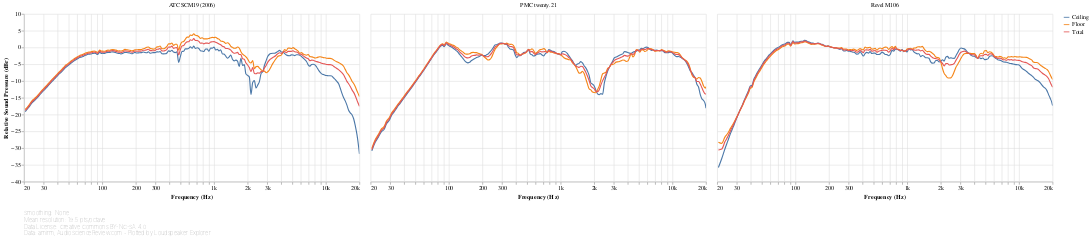

Here is the notebook cell this chart was saved with:
### Markdown cell above
[ANSI-CTA-2034-A](https://shop.cta.tech/products/standard-method-of-measurement-for-in-home-loudspeakers) section 5.2 defines the following Vertical Reflection curves as the power average of the responses at the following vertical angles:

- **Floor**: -20° to -40°
- **Ceiling**: +40° to +60°

### Code cell
#@markdown
reflection_responses_chart('Vertical')

### Figure 1 — Vega-Lite specification as saved in the notebook (floating-point values rounded to 4 significant figures; data arrays with more than 128 entries replaced by an {"elided": "..."} marker saying what was removed)
{"config": {"view": {"continuousWidth": 400, "continuousHeight": 300, "opacity": 0}}, "vconcat": [{"data": {"name": "data-6e1fbbc91072c5c9560b0af970483721"}, "facet": {"type": "nominal", "field": "speaker", "title": null}, "spec": {"layer": [{"mark": {"type": "line", "clip": true, "interpolate": "monotone"}, "encoding": {"opacity": {"condition": {"value": 1, "selection": "selector030"}, "value": 0.2}}, "selection": {"selector030": {"type": "multi", "encodings": ["color"], "bind": "legend"}, "selector032": {"type": "interval", "bind": "scales", "encodings": ["x", "y"]}, "selector033": {"type": "single", "fields": ["speaker"], "bind": {"input": "select", "options": [null, "ATC SCM19 (2006)", "PMC twenty.21", "Revel M106"], "labels": ["All", "ATC SCM19 (2006)", "PMC twenty.21", "Revel M106"], "name": "Speaker: "}}}}, {"mark": {"type": "circle", "clip": true, "size": 100}, "encoding": {"fillOpacity": {"condition": {"value": 0.3, "selection": "selector031"}, "value": 0}}, "selection": {"selector031": {"type": "single", "on": "mouseover", "clear": "mouseout", "empty": "none", "encodings": ["x", "y"]}}}], "encoding": {"color": {"type": "nominal", "field": "key", "legend": {"symbolType": "stroke"}, "sort": null, "title": null}, "tooltip": [{"type": "nominal", "field": "key", "title": "Direction"}, {"type": "quantitative", "field": "frequency", "format": ".03s", "title": "Frequency (Hz)"}, {"type": "quantitative", "field": "value", "format": ".2f", "title": "Value (dB)"}], "x": {"type": "quantitative", "axis": {"format": "s"}, "field": "frequency", "scale": {"base": 10, "domain": [20, 20000], "nice": false, "type": "log"}, "title": "Frequency (Hz)"}, "y": {"type": "quantitative", "axis": {"grid": true}, "field": "value", "scale": {"domain": [-40, 10]}, "title": ["Relative Sound Pressure (dBr)"]}}, "height": 300, "transform": [{"flatten": ["frequency", "Ceiling", "Floor", "Total"]}, {"fold": ["Ceiling", "Floor", "Total"]}], "width": 600}, "transform": [{"filter": {"selection": "selector033"}}]}, {"mark": "text", "height": 1, "title": {"text": ["Smoothing: None", "Mean resolution: 19.5 pts/octave", "Data License: Creative Commons BY-NC-SA 4.0", "Data: amirm, AudioScienceReview.com - Plotted by Loudspeaker Explorer"], "anchor": "start", "color": "gray", "fontSize": 10, "fontWeight": "lighter"}, "width": 600}], "resolve": {"legend": {"color": "independent"}}, "usermeta": {"embedOptions": {"downloadFileName": "Loudspeaker Explorer chart", "scaleFactor": 4}}, "$schema": "https://vega.github.io/schema/vega-lite/v4.8.1.json", "datasets": {"data-6e1fbbc91072c5c9560b0af970483721": [{"speaker": "ATC SCM19 (2006)", "frequency": {"elided": "194 float values"}, "Ceiling": {"elided": "194 float values"}, "Floor": {"elided": "194 float values"}, "Total": {"elided": "194 float values"}}, {"speaker": "PMC twenty.21", "frequency": {"elided": "194 float values"}, "Ceiling": {"elided": "194 float values"}, "Floor": {"elided": "194 float values"}, "Total": {"elided": "194 float values"}}, {"speaker": "Revel M106", "frequency": {"elided": "194 float values"}, "Ceiling": {"elided": "194 float values"}, "Floor": {"elided": "194 float values"}, "Total": {"elided": "194 float values"}}]}}
